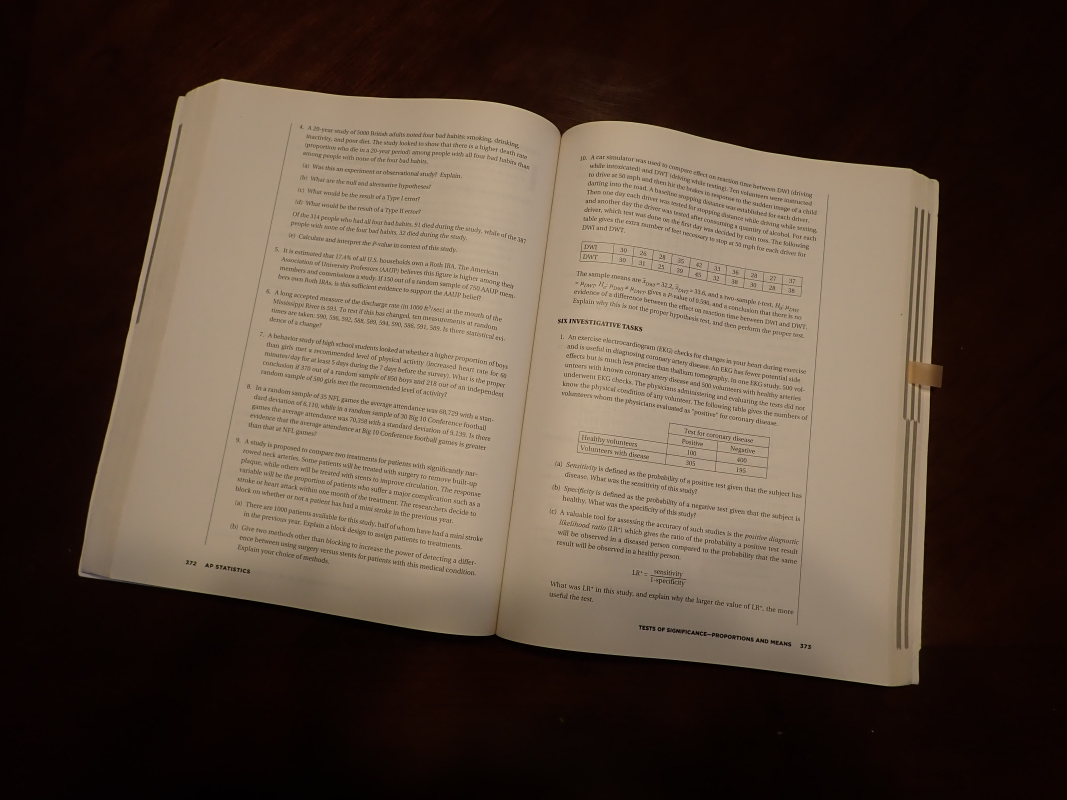
#> input picture examples/p6.JPG, 3200 x 2400 px, found by its file name (shown at 1/3 size)
$ python deskew_v1.0_wrap_perspective.py
#> lines starting #> are read from the running program, lines starting #| are printed output that depends on the picture; after the words box and inside, x2 and y2 are one past the last pixel; in counts of white or black regions, pixels touching at a corner belong together
import cv2
import numpy as np
import os

#p_width=0
#p_height=0

def display_image(window_title, image, width, height):
    """Display the image in a window with a set size."""
    cv2.namedWindow(window_title, cv2.WINDOW_NORMAL)
    cv2.resizeWindow(window_title, width, height)
    cv2.imshow(window_title, image)
    cv2.waitKey(0)
    cv2.destroyAllWindows()

def order_points(pts):
    """
    Orders a list of 4 points in the order:
    top-left, top-right, bottom-right, bottom-left.
    """
    rect = np.zeros((4, 2), dtype="float32")
    # sum of coordinates: smallest is top-left, largest is bottom-right
    s = pts.sum(axis=1)
    rect[0] = pts[np.argmin(s)]
    rect[2] = pts[np.argmax(s)]
    # difference: smallest is top-right, largest is bottom-left
    diff = np.diff(pts, axis=1)
    rect[1] = pts[np.argmin(diff)]
    rect[3] = pts[np.argmax(diff)]
    return rect

def four_point_transform(image, pts):
    """
    Applies a perspective transform to the image using the 4 given points.
    """
    rect = order_points(pts)
    (tl, tr, br, bl) = rect

    # Compute the width of the new image
    widthA = np.linalg.norm(br - bl)
    widthB = np.linalg.norm(tr - tl)
    maxWidth = max(int(widthA), int(widthB))

    # Compute the height of the new image
    heightA = np.linalg.norm(tr - br)
    heightB = np.linalg.norm(tl - bl)
    maxHeight = max(int(heightA), int(heightB))

    # Destination coordinates for "birds-eye view"
    dst = np.array([
        [0, 0],
        [maxWidth - 1, 0],
        [maxWidth - 1, maxHeight - 1],
        [0, maxHeight - 1]], dtype="float32")

    # Compute the perspective transform matrix and apply it
    M = cv2.getPerspectiveTransform(rect, dst)
    warped = cv2.warpPerspective(image, M, (maxWidth, maxHeight))
    return warped

def save_result(image, original_path):
    """
    Save the result image in a "/bookscanner/results" folder using the same file name as the original.
    """
    filename = os.path.basename(original_path)
    results_folder = os.path.join("bookscanner", "results")
    os.makedirs(results_folder, exist_ok=True)
    save_path = os.path.join(results_folder, filename)
    cv2.imwrite(save_path, image)
    print("Result saved as:", save_path)

def find_document_contour(cnts, base_epsilon=0.02, max_iter=5):
    """
    Loops over contours and attempts to approximate a quadrilateral.
    If none are found with the base epsilon, it increases epsilon gradually.
    Returns the approximated quadrilateral (4 points) or None.
    """
    # First, try with the base epsilon factor
    for c in cnts:
        peri = cv2.arcLength(c, True)
        approx = cv2.approxPolyDP(c, base_epsilon * peri, True)
        if len(approx) == 4:
            return approx.reshape(4, 2)

    # If not found, try increasing epsilon up to 2*base_epsilon
    for factor in np.linspace(base_epsilon, base_epsilon * 2, max_iter):
        for c in cnts:
            peri = cv2.arcLength(c, True)
            approx = cv2.approxPolyDP(c, factor * peri, True)
            if len(approx) == 4:
                print(f"Quadrilateral found using epsilon factor: {factor}")
                return approx.reshape(4, 2)

    print("find_document_contour Document contour not found.")
    return None

def detect_document(image):
    """
    Detects the document contour in the image by:
      - Converting to grayscale and blurring
      - Detecting edges via Canny
      - Finding contours and approximating to a polygon
    Returns the four corner points if found, otherwise None.
    """
    # 1. Convert to grayscale and apply Gaussian blur
    gray = cv2.cvtColor(image, cv2.COLOR_BGR2GRAY)
    blurred = cv2.GaussianBlur(gray, (9, 9), 0)
    #filtered = cv2.bilateralFilter(gray, 20, 30, 30)

    # Optionally compute an Otsu threshold for reference (not used for Canny)
    ret, thresh = cv2.threshold(blurred, 0, 255, cv2.THRESH_BINARY + cv2.THRESH_OTSU)

    # 2. Apply Canny edge detection with tuned thresholds
    edged = cv2.Canny(blurred, 50, 150)

    # 3. Apply morphological closing to fill in gaps in the edges
    kernel = cv2.getStructuringElement(cv2.MORPH_RECT, (5, 5))
    closed = cv2.morphologyEx(edged, cv2.MORPH_CLOSE, kernel)

    # [9 lines of commented-out code are left out]
    cnts, _ = cv2.findContours(closed.copy(), cv2.RETR_EXTERNAL, cv2.CHAIN_APPROX_SIMPLE)
    cnts = sorted(cnts, key=cv2.contourArea, reverse=True)[:3]

    #DEBUG print the countour
    for i, c in enumerate(cnts):
        area = cv2.contourArea(c)
        x, y, w, h = cv2.boundingRect(c)
        print(f"Contour #{i}: area = {area}, boundingRect = (x={x}, y={y}, w={w}, h={h})")

        # If you also want to visualize each contour:
        # Make a copy of the image so we don't overwrite previous contours
        temp = image.copy()
        cv2.drawContours(temp, [c], -1, (0,255,0), 3)

    #DEBUGGING draw the countour
    # for c in cnts:
    #     cv2.drawContours(image, [c], -1, (0, 255, 0), 3)
    # display_image('Contour Image', image, p_width, p_height)

    # Attempt to find a quadrilateral in the sorted contours
    docCnt = find_document_contour(cnts, base_epsilon=0.02, max_iter=5)
    if docCnt is None:
        print("detect document No document contour found. Exiting.")
        exit()

    return docCnt
    # [8 lines of commented-out code are left out]

if __name__ == "__main__":
    # Provide the path to your image
    img_path = r'C:\Users\james\OneDrive\Documents\Coding\Bookscanner\bookscanner\examples\p6.jpg'
    image = cv2.imread(img_path)
#> image is the input picture: shape (2400, 3200, 3); mean B, G, R 58.7, 71.2, 86.8
    if image is None:
        print("Error loading image.")
        exit()

    SCALE = 0.3
    # Get the dimensions
    height, width = image.shape[:2]  # Extract only height and width, ignore channels
    # Scale the preview width and height
    p_width = int(width * SCALE)  # Convert to integer
    p_height = int(height * SCALE)  # Convert to integer

    display_image('Orginal Image', image, p_width, p_height)

    pts = detect_document(image)
#> in detect_document, `gray = cv2.cvtColor(image, cv2.COLOR_BGR2GRAY)`:
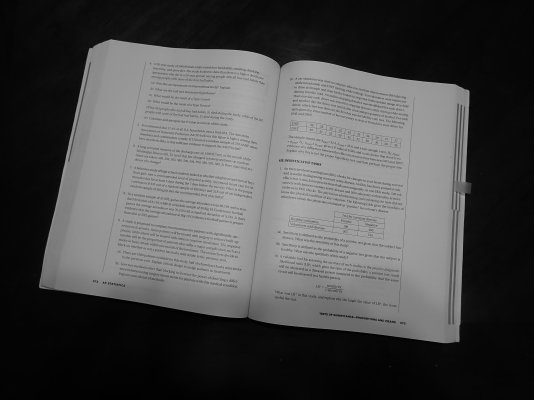
#> gray: shape (2400, 3200) (shown at 1/6 size); min 0, max 220, mean 74.5
#> in detect_document, `ret, thresh = cv2.threshold(blurred, 0, 255, cv2.THRESH_BINARY + cv2.T..`:
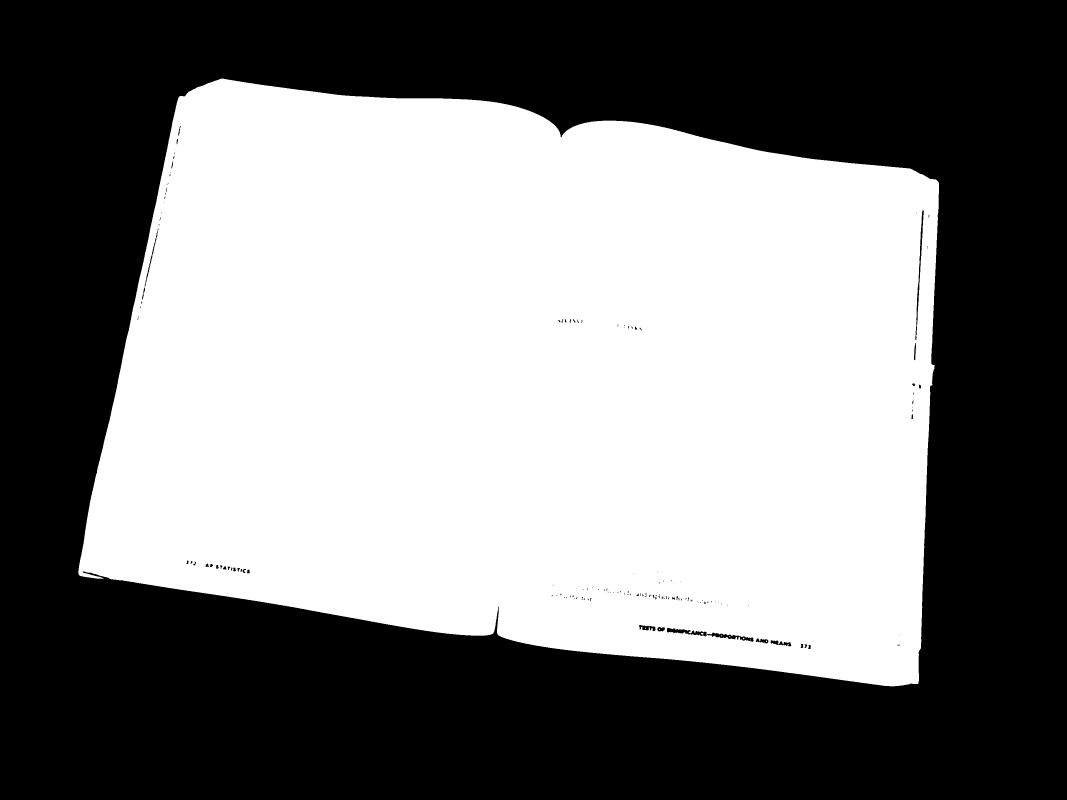
#> thresh: shape (2400, 3200) (shown at 1/3 size); 48.9% white; 10 white regions (8 under 20 px), largest, box (x1, y1, x2, y2) and area: (235, 236, 2817, 2059) 3751580, (2103, 1899, 2110, 1904) 29
#> in detect_document, `ret, thresh = cv2.threshold(blurred, 0, 255, cv2.THRESH_BINARY + cv2.T..`: ret = 76
#> in detect_document, `closed = cv2.morphologyEx(edged, cv2.MORPH_CLOSE, kernel)`:
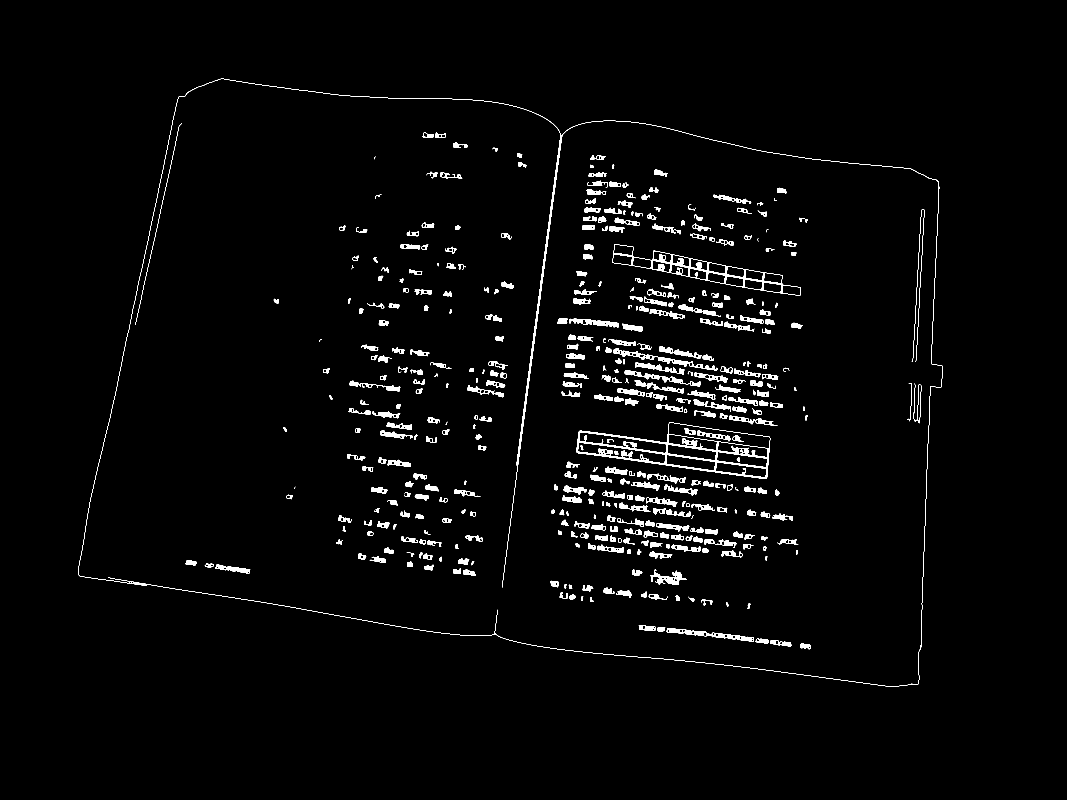
#> closed: shape (2400, 3200) (shown at 1/3 size); 2.2% white; 425 white regions (8 under 20 px)
#> in detect_document, `cnts, _ = cv2.findContours(closed.copy(), cv2.RETR_EXTERNAL, cv2.CHAIN..`: cnts = 1 contour; box (x1, y1, x2, y2) and area: (234, 236, 2829, 2060) 3764315
#> the loop in detect_document, `for i, c in enumerate(cnts):` made 1 pass
#> (area, x, y, w, h) on pass 1: (3764315, 234, 236, 2595, 1824)
#> (printed output is left out)
#> the loop in find_document_contour, `for c in cnts:` made 1 pass
#> (peri, approx) on pass 1: (8305.6, [[536, 290], [239, 1728], [2755, 2051], [2809, 539]])
#> in detect_document, `docCnt = find_document_contour(cnts, base_epsilon=0.02, max_iter=5)`: docCnt = [[536, 290], [239, 1728], [2755, 2051], [2809, 539]]
#> pts has the same summary as docCnt in detect_document
    #if pts is None:
    #    exit()

    if pts is None:
        print("Document contour not found.")
        exit()
    warped = four_point_transform(image, pts)
#> in order_points, `s = pts.sum(axis=1)`: s = [826, 1967, 4806, 3348]
#> in order_points, `diff = np.diff(pts, axis=1)`: diff = [-246, 1489, -704, -2270]
#> in four_point_transform, `rect = order_points(pts)`: rect = [[536, 290], [2809, 539], [2755, 2051], [239, 1728]]
#> in four_point_transform, `(tl, tr, br, bl) = rect`: tl = [536, 290]; tr = [2809, 539]; br = [2755, 2051]; bl = [239, 1728]
#> in four_point_transform, `widthA = np.linalg.norm(br - bl)`: widthA = 2536.6
#> in four_point_transform, `widthB = np.linalg.norm(tr - tl)`: widthB = 2286.6
#> in four_point_transform, `maxWidth = max(int(widthA), int(widthB))`: maxWidth = 2536
#> in four_point_transform, `heightA = np.linalg.norm(tr - br)`: heightA = 1513
#> in four_point_transform, `heightB = np.linalg.norm(tl - bl)`: heightB = 1468.4
#> in four_point_transform, `maxHeight = max(int(heightA), int(heightB))`: maxHeight = 1512
#> in four_point_transform, `dst = np.array([ [0, 0], [maxWidth - 1, 0], [maxWidth - 1, maxHeight -..`: dst = [[0, 0], [2535, 0], [2535, 1511], [0, 1511]]
#> in four_point_transform, `M = cv2.getPerspectiveTransform(rect, dst)`: M = [[1.15, 0.238, -685.4], [-0.128, 1.17, -269.8], [4.57e-06, 7.77e-05, 1]]
#> in four_point_transform, `warped = cv2.warpPerspective(image, M, (maxWidth, maxHeight))`:
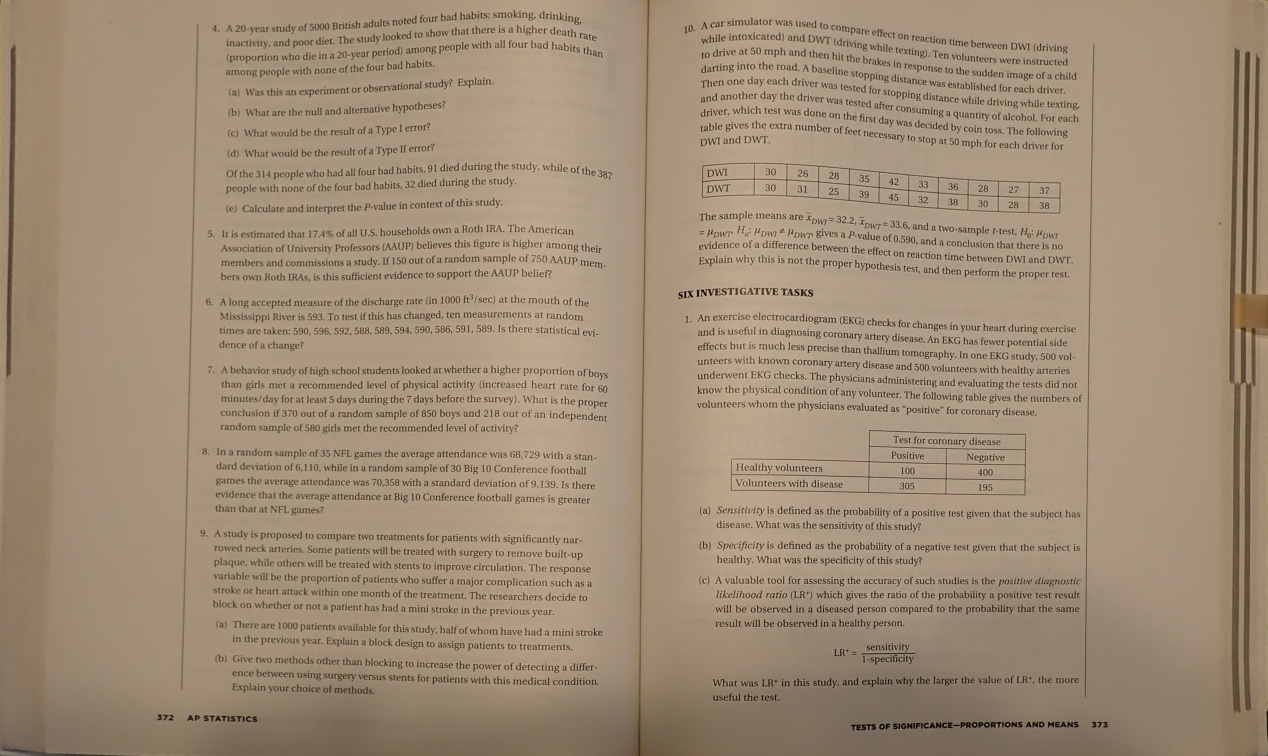
#> warped: shape (1512, 2536, 3) (shown at 1/2 size); mean B, G, R 118.4, 140.9, 159.8

    # Display the original and scanned images (optional)
    display_image('Result Image', warped, p_width, p_height)

    # Save the result using your save_result function
    save_result(warped, img_path)
